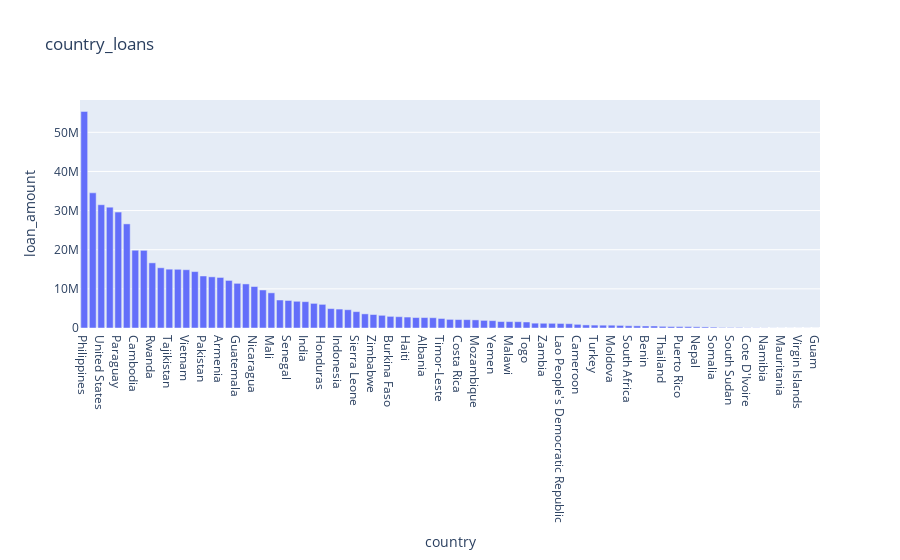

Notebook code cell kept with this figure:
### Code cell
px.bar(Country_loans,x="country",y="loan_amount",title="country_loans",hover_data=["loan_amount"]) 
#It shows that the highest visual is of the phillipines had the highest loan_amount

### Figure 1 — Plotly figure (JSON) as saved in the notebook; plotly's stock layout.template omitted (floating-point values rounded to 4 significant figures)
{"data": [{"hovertemplate": "country=%{x}<br>loan_amount=%{y}<extra></extra>", "legendgroup": "", "marker": {"color": "#636efa", "pattern": {"shape": ""}}, "name": "", "orientation": "v", "showlegend": false, "textposition": "auto", "type": "bar", "x": ["Philippines", "Kenya", "United States", "Peru", "Paraguay", "El Salvador", "Cambodia", "Bolivia", "Rwanda", "Uganda", "Tajikistan", "Ecuador", "Vietnam", "Colombia", "Pakistan", "Palestine", "Armenia", "Lebanon", "Guatemala", "The Democratic Republic of the Congo", "Nicaragua", "Mexico", "Mali", "Kyrgyzstan", "Senegal", "Tanzania", "India", "Samoa", "Honduras", "Ghana", "Indonesia", "Jordan", "Sierra Leone", "Georgia", "Zimbabwe", "Myanmar (Burma)", "Burkina Faso", "Azerbaijan", "Haiti", "Burundi", "Albania", "Iraq", "Timor-Leste", "Nigeria", "Costa Rica", "Dominican Republic", "Mozambique", "Kosovo", "Yemen", "Mongolia", "Malawi", "Ukraine", "Togo", "Madagascar", "Zambia", "Liberia", "Lao People's Democratic Republic", "Egypt", "Cameroon", "Congo", "Turkey", "Israel", "Moldova", "Brazil", "South Africa", "Suriname", "Benin", "Solomon Islands", "Thailand", "China", "Puerto Rico", "Lesotho", "Nepal", "Panama", "Somalia", "Chile", "South Sudan", "Belize", "Cote D'Ivoire", "Saint Vincent and the Grenadines", "Namibia", "Bhutan", "Mauritania", "Afghanistan", "Virgin Islands", "Vanuatu", "Guam"], "xaxis": "x", "y": [55342225, 34534300, 31496375, 30867400, 29629075, 26603650, 19872700, 19843250, 16646300, 15389350, 15030350, 15000275, 14891450, 14415600, 13294750, 13070900, 12915400, 12158800, 11414000, 11261150, 10601950, 9711000, 8986700, 7152300, 7033925, 6827725, 6727225, 6291575, 6043950, 4960425, 4836975, 4672150, 4180525, 3610200, 3447400, 3242300, 2972700, 2888700, 2794925, 2667850, 2666500, 2629050, 2433900, 2205550, 2155725, 2135400, 2071875, 1947750, 1879950, 1645300, 1633325, 1614200, 1536375, 1236025, 1210675, 1197825, 1161500, 1103275, 936350, 786250, 743800, 719450, 718725, 662200, 574025, 550800, 518950, 512550, 426100, 380525, 371400, 359525, 307625, 273275, 225875, 122650, 120900, 114025, 50000, 49225, 32375, 20000, 15000, 14000, 10000, 9250, 4300], "yaxis": "y"}], "layout": {"barmode": "relative", "legend": {"tracegroupgap": 0}, "title": {"text": "country_loans"}, "xaxis": {"anchor": "y", "domain": [0, 1], "title": {"text": "country"}}, "yaxis": {"anchor": "x", "domain": [0, 1], "title": {"text": "loan_amount"}}}}
